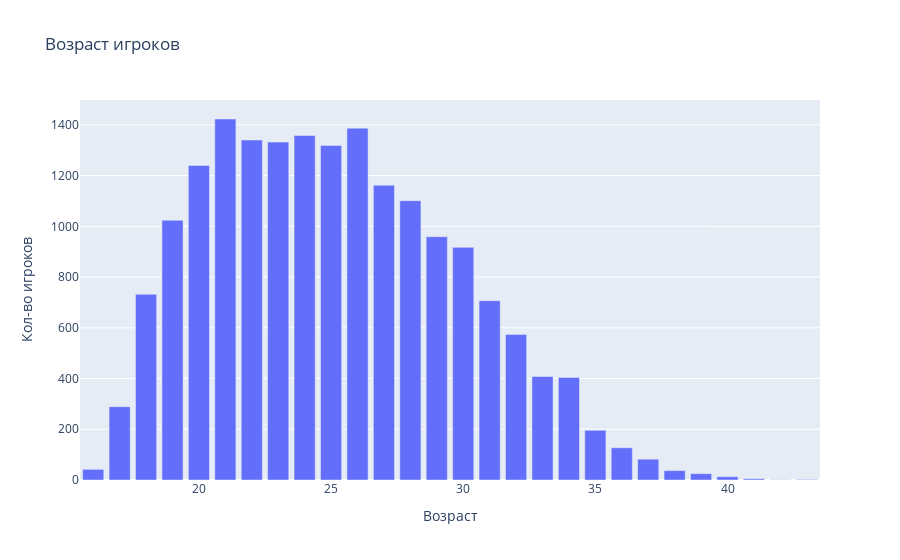

Notebook cell for this chart:
### Markdown cell above
# Изучите распределение возростов с помощью Age [px.histogram](https://plotly.com/python/histograms/), изучите [более продвинутые методы](https://plotly.com/python/distplot/) визуализации распределений

### Code cell
# Ваш код красивый и самый лучший сюда
counts, bins = np.histogram(df['Age'], bins=range(16, 45, 1))

fig = px.bar(x=bins[:-1], y=counts, title='Возраст игроков',  labels=dict(x='Возраст', y='Кол-во игроков'))

fig.show()

### Figure 1 — Plotly figure (JSON) as saved in the notebook; plotly's stock layout.template omitted (floating-point values rounded to 4 significant figures)
{"data": [{"alignmentgroup": "True", "hovertemplate": "Возраст=%{x}<br>Кол-во игроков=%{y}<extra></extra>", "legendgroup": "", "marker": {"color": "#636efa", "pattern": {"shape": ""}}, "name": "", "offsetgroup": "", "orientation": "v", "showlegend": false, "textposition": "auto", "type": "bar", "x": [16, 17, 18, 19, 20, 21, 22, 23, 24, 25, 26, 27, 28, 29, 30, 31, 32, 33, 34, 35, 36, 37, 38, 39, 40, 41, 42, 43], "xaxis": "x", "y": [42, 289, 732, 1024, 1240, 1423, 1340, 1332, 1358, 1319, 1387, 1162, 1101, 959, 917, 707, 574, 408, 404, 196, 127, 82, 37, 25, 13, 5, 1, 2], "yaxis": "y"}], "layout": {"barmode": "relative", "legend": {"tracegroupgap": 0}, "title": {"text": "Возраст игроков"}, "xaxis": {"anchor": "y", "domain": [0.0, 1.0], "title": {"text": "Возраст"}}, "yaxis": {"anchor": "x", "domain": [0.0, 1.0], "title": {"text": "Кол-во игроков"}}}}
